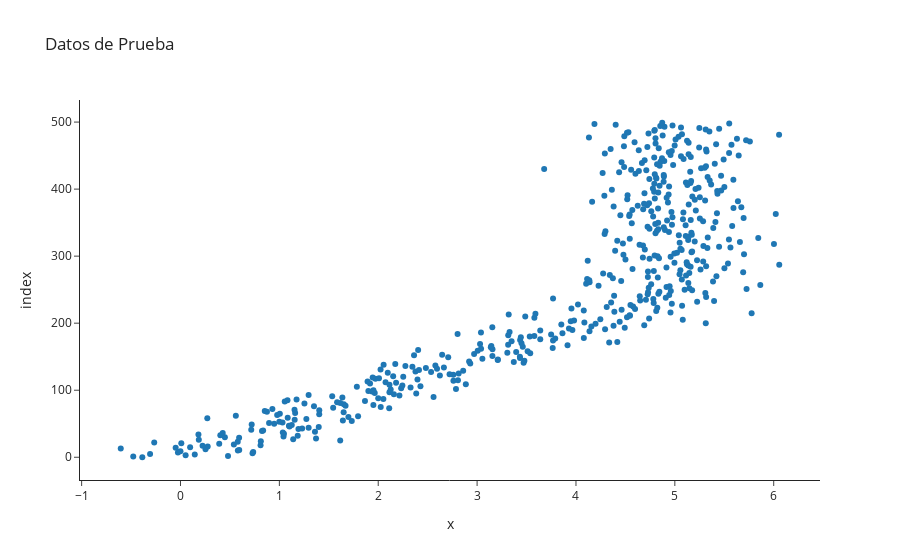

The notebook cell saved with this chart:
### Markdown cell above
Comenzamos generando unos datos con cierto grado de relación para generar una regresión simple:

### Code cell
import plotly.express as px

x, y = make_test_data(500, 0.4)
px.scatter(x, y, title='Datos de Prueba',template='simple_white')

### Figure 1 — Plotly figure (JSON) as saved in the notebook; plotly's stock layout.template omitted (floating-point values rounded to 4 significant figures; data arrays with more than 128 entries replaced by an {"elided": "..."} marker saying what was removed)
{"data": [{"hovertemplate": "x=%{x}<br>index=%{y}<extra></extra>", "legendgroup": "", "marker": {"color": "#1F77B4", "symbol": "circle"}, "mode": "markers", "name": "", "orientation": "h", "showlegend": false, "type": "scatter", "x": {"elided": "500 float values"}, "xaxis": "x", "y": {"elided": "500 int values"}, "yaxis": "y"}], "layout": {"autosize": true, "legend": {"tracegroupgap": 0}, "title": {"text": "Datos de Prueba"}, "xaxis": {"anchor": "y", "autorange": true, "domain": [0, 1], "range": [-1.017, 6.469], "title": {"text": "x"}, "type": "linear"}, "yaxis": {"anchor": "x", "autorange": true, "domain": [0, 1], "range": [-41.18, 540.2], "title": {"text": "index"}, "type": "linear"}}}
